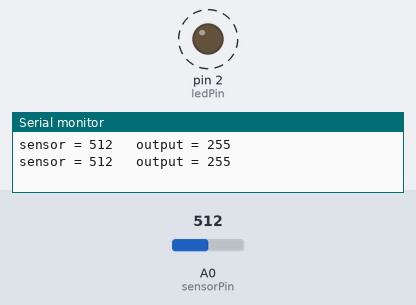
This sketch was run on a simulated Arduino Uno, built with avr-gcc and run on an emulated ATmega328P. On the bench: output pins drawn as LEDs (lit = HIGH), the last lines printed to the serial monitor. Dashed ring = blinking. The inputs (shaded band) are chosen by the test bench; at power-on: A0 (sensorPin) = 512.

Above: at 1.8 s.
1.9 s: A0 (sensorPin) set to 0
At 2.5 s:
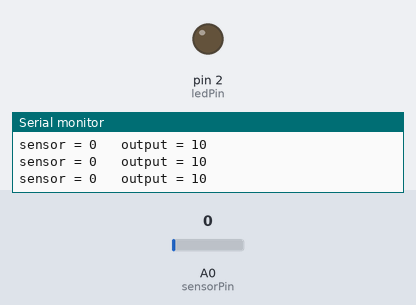
3.6 s: A0 (sensorPin) set to 511
At 4.0 s:
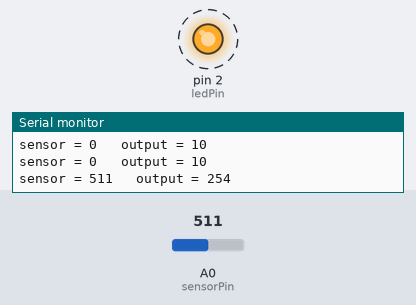
7.7 s: A0 (sensorPin) set to 1023
At 8.5 s:
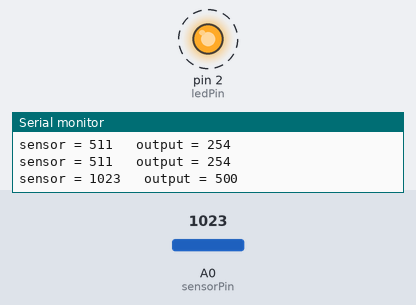
Timing chart, 0 to 17.8 s (numbered marks = the images above; inputs shaded):
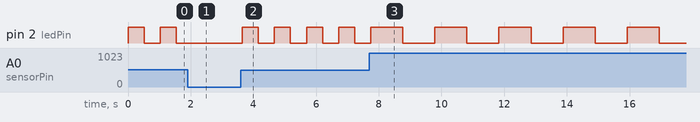

The sketch:

8b_serial.ino
```cpp
int sensorPin = A0;    // select the input pin for the potentiometer
int ledPin = 2;        // select the pin for the LED
int sensorValue = 0;   // variable to store the value coming from the sensor
int outputValue = 0;   // variable to store a scaled value of the sensorvalue

void setup() {
  // declare the ledPin as an OUTPUT
  pinMode(ledPin, OUTPUT);
  // initialize serial communications at 9600 bps
  Serial.begin(9600);
}

void loop() {
  // read the value from the sensor:
  sensorValue = analogRead(sensorPin);

  // map or scale it to a custom range:
  outputValue = map(sensorValue, 0, 1023, 10, 500);

  // print the results to the Serial Monitor:
  Serial.print("sensor = ");
  Serial.print(sensorValue);
  Serial.print("\t output = ");
  Serial.println(outputValue);

  // turn the ledPin on
  digitalWrite(ledPin, HIGH);
  // stop the program for <sensorValue> milliseconds:
  delay(sensorValue);
  // turn the ledPin off:
  digitalWrite(ledPin, LOW);
  // stop the program for for <sensorValue> milliseconds:
  delay(sensorValue);
}
```

Measured:
- after the input at 1.9 s, pin 2 (ledPin): stops changing and stays LOW
- after the input at 3.6 s, pin 2 (ledPin): alternates HIGH for 0.51 s and LOW for 0.51 s, starting after 0.05 s
- after the input at 7.7 s, pin 2 (ledPin): alternates HIGH for 1.0 s and LOW for 1.0 s, starting after 1.1 s
- by itself, pin 2 (ledPin): alternates HIGH for 0.51 s and LOW for 0.51 s
